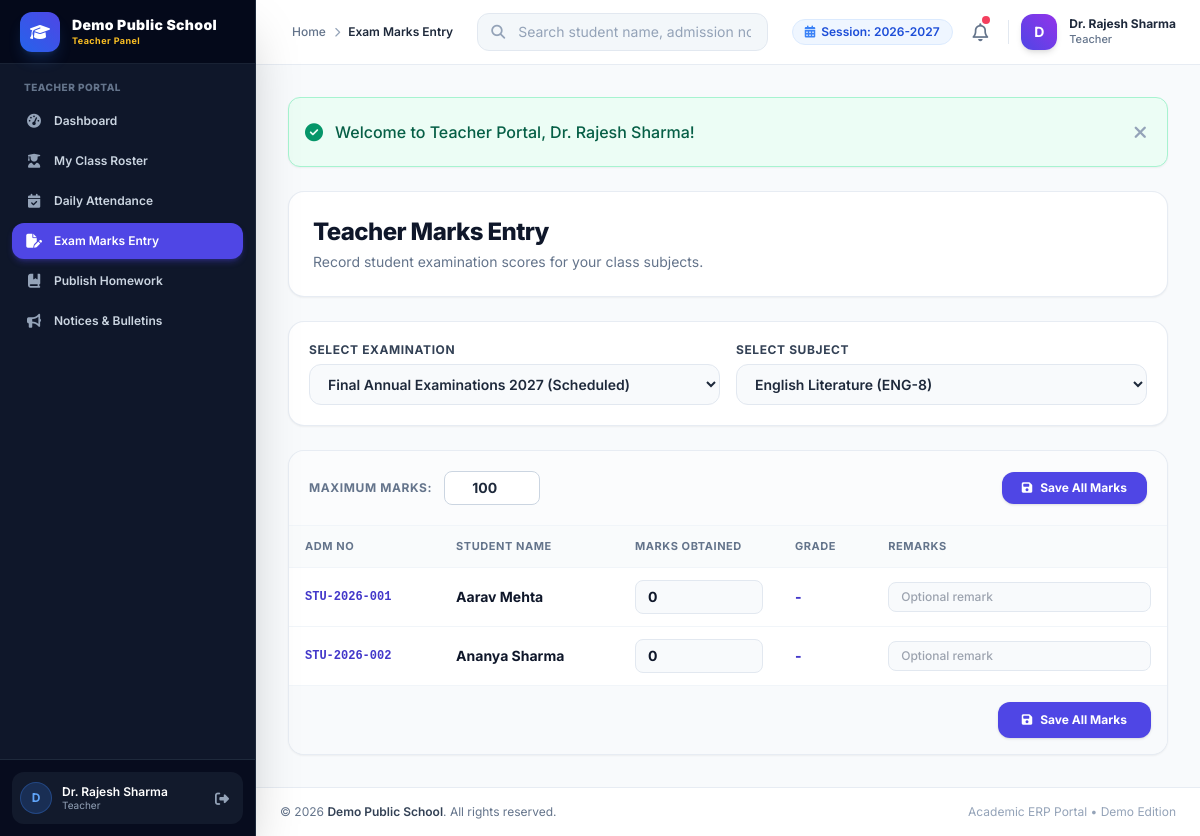
Screenshot of /teacher/exams/marks.php (signed in) with the database file from the repository.
### tables this page shows
CREATE TABLE `school_settings` (
  `id` INT AUTO_INCREMENT PRIMARY KEY,
  `setting_key` VARCHAR(100) NOT NULL UNIQUE,
  `setting_value` TEXT DEFAULT NULL,
  `updated_at` DATETIME DEFAULT CURRENT_TIMESTAMP ON UPDATE CURRENT_TIMESTAMP
);

CREATE TABLE `students` (
  `id` INT AUTO_INCREMENT PRIMARY KEY,
  `admission_no` VARCHAR(30) NOT NULL UNIQUE,
  `password` VARCHAR(255) DEFAULT NULL,
  `first_name` VARCHAR(50) NOT NULL,
  `last_name` VARCHAR(50) NOT NULL,
  `father_name` VARCHAR(100) NOT NULL,
  `mother_name` VARCHAR(100) NOT NULL,
  `dob` DATE NOT NULL,
  `gender` ENUM('Male', 'Female', 'Other') NOT NULL,
  `class_id` INT NOT NULL,
  `section` VARCHAR(20) NOT NULL,
  `mobile` VARCHAR(20) NOT NULL,
  `email` VARCHAR(100) DEFAULT NULL,
  `address` TEXT,
  `admission_date` DATE NOT NULL,
  `photo` VARCHAR(255) DEFAULT NULL,
  `status` ENUM('Active', 'Inactive', 'Graduated') DEFAULT 'Active',
  `created_at` DATETIME DEFAULT CURRENT_TIMESTAMP,
  `updated_at` DATETIME DEFAULT CURRENT_TIMESTAMP ON UPDATE CURRENT_TIMESTAMP,
  FOREIGN KEY (`class_id`) REFERENCES `classes`(`id`) ON DELETE CASCADE
);

### teacher/exams/marks.php (the view, shortened to what the rows shown need)
<?php
require_once __DIR__ . '/../../includes/auth.php';
$teacher_id_pk = get_logged_teacher_id();
$assigned_class = null;
if ($teacher_id_pk) {
    $c_stmt = $pdo->prepare("SELECT * FROM classes WHERE teacher_id = :tid LIMIT 1");
    $c_stmt->execute(['tid' => $teacher_id_pk]);
    $assigned_class = $c_stmt->fetch();
}
if ($assigned_class) {
    $class_id = $assigned_class['id'];
} else {
    $class_id = (int)($_GET['class_id'] ?? 1);
}
$exam_id = (int)($_GET['exam_id'] ?? 0);
$subject_id = (int)($_GET['subject_id'] ?? 0);
$exams = $pdo->query("SELECT * FROM examinations ORDER BY id DESC")->fetchAll();
if (!$exam_id && !empty($exams)) {
    $exam_id = $exams[0]['id'];
}
$subjects_stmt = $pdo->prepare("SELECT * FROM subjects WHERE class_id = :cid ORDER BY subject_name ASC");
$subjects_stmt->execute(['cid' => $class_id]);
$subjects = $subjects_stmt->fetchAll();
if (!$subject_id && !empty($subjects)) {
    $subject_id = $subjects[0]['id'];
}
$students_stmt = $pdo->prepare("SELECT s.*, m.marks_obtained, m.max_marks, m.grade, m.remarks
    FROM students s
    LEFT JOIN exam_marks m ON (s.id = m.student_id AND m.exam_id = :eid AND m.subject_id = :subid)
    WHERE s.class_id = :cid AND s.status = 'Active'
    ORDER BY s.first_name ASC");
$students_stmt->execute(['eid' => $exam_id, 'subid' => $subject_id, 'cid' => $class_id]);
$students = $students_stmt->fetchAll();
require_once __DIR__ . '/../../includes/header.php';
?>
<div class="space-y-6">
    <div class="flex flex-col md:flex-row md:items-center justify-between gap-4 bg-white p-6 rounded-2xl border border-slate-200/80 shadow-sm">
        <div>
            <h1 class="text-2xl font-extrabold text-slate-900 tracking-tight">Teacher Marks Entry</h1>
        </div>
    </div>
    <?php if ($exam_id && $subject_id): ?>
        <div class="bg-white rounded-2xl border border-slate-200/80 shadow-sm overflow-hidden">
            <form action="marks.php?exam_id=<?= $exam_id ?>&subject_id=<?= $subject_id ?>" method="POST">
                <div class="overflow-x-auto">
                    <table class="w-full text-left border-collapse">
                        <thead>
                            <tr class="bg-slate-50/80 border-b border-slate-100 text-[11px] font-bold text-slate-500 uppercase tracking-wider">
                                <th class="py-3 px-4">Adm No</th>
                                <th class="py-3 px-4">Student Name</th>
                                <th class="py-3 px-4 w-40">Marks Obtained</th>
                                <th class="py-3 px-4">Grade</th>
                                <th class="py-3 px-4">Remarks</th>
                            </tr>
                        </thead>
                        <tbody class="divide-y divide-slate-100 text-sm font-medium text-slate-700">
                            <?php if (empty($students)): ?>
                                <tr>
                                    <td colspan="5" class="py-8 text-center text-slate-400">No active students enrolled in this class.</td>
                                </tr>
                            <?php else: ?>
                                <?php foreach ($students as $s): ?>
                                    <tr class="hover:bg-slate-50/80 transition-colors">
                                        <td class="py-3 px-4 font-mono text-xs text-indigo-700 font-bold"><?= e($s['admission_no']) ?></td>
                                        <td class="py-3 px-4 font-bold text-slate-900"><?= e($s['first_name'] . ' ' . $s['last_name']) ?></td>
                                        <td class="py-3 px-4">
                                            <input type="number" step="0.5" min="0" max="100" name="marks[<?= $s['id'] ?>][obtained]" value="<?= $s['marks_obtained'] ?? '0' ?>" required
                                                class="w-full py-1.5 px-3 bg-slate-50 border border-slate-200 rounded-lg text-sm font-bold text-slate-900 focus:bg-white focus:outline-none focus:ring-2 focus:ring-indigo-500/20 focus:border-indigo-600">
                                        </td>
                                        <td class="py-3 px-4 font-extrabold text-indigo-700"><?= e($s['grade'] ?? '-') ?></td>
                                        <td class="py-3 px-4">
                                            <input type="text" name="marks[<?= $s['id'] ?>][remarks]" value="<?= e($s['remarks'] ?? '') ?>" placeholder="Optional remark"
                                                class="w-full py-1.5 px-3 bg-slate-50 border border-slate-200 rounded-lg text-xs font-medium text-slate-800 focus:bg-white focus:outline-none focus:ring-2 focus:ring-indigo-500/20 focus:border-indigo-600">
                                        </td>
                                    </tr>
                                <?php endforeach; ?>
                            <?php endif; ?>
                        </tbody>
                    </table>
                </div>
            </form>
        </div>
    <?php endif; ?>
</div>
<?php require_once __DIR__ . '/../../includes/footer.php'; ?>

### includes/sidebar.php (shortened to what the rows shown need)
<?php
if (is_admin()) {
    $dash_url = base_url('admin/dashboard.php');
    $role_badge = 'Admin Panel';
    $role_label = 'Administrator';
} elseif (is_accountant()) {
    $dash_url = base_url('admin/accounts/index.php');
    $role_badge = 'Accounts Dept';
    $role_label = 'Accountant';
} elseif (is_teacher()) {
    $dash_url = base_url('teacher/dashboard.php');
    $role_badge = 'Teacher Panel';
} else {
    $dash_url = base_url('student/dashboard.php');
    $role_badge = 'Student & Parent';
    $role_label = 'Student / Parent';
}
?>
<aside id="sidebar" class="fixed inset-y-0 left-0 z-50 w-64 bg-slate-900 text-slate-300 transform -translate-x-full md:translate-x-0 md:static md:inset-0 transition-transform duration-300 ease-in-out flex flex-col justify-between shadow-2xl border-r border-slate-800 no-print">
    <div>
        <div class="h-16 flex items-center justify-between px-5 bg-slate-950/80 border-b border-slate-800/80">
            <a href="<?= $dash_url ?>" class="flex items-center space-x-3 group">
                <div class="overflow-hidden">
                    <span class="font-black text-sm text-white tracking-wide block leading-tight truncate"><?= e(get_school_name()) ?></span>
                    <span class="text-[9px] text-amber-400 font-bold tracking-wider block truncate"><?= e($role_badge) ?></span>
                </div>
            </a>
        </div>
    </div>
</aside>

### includes/navbar.php (shortened to what the rows shown need)
<?php
$current_academic_session = get_school_setting('academic_session', '2026-2027');
?>
<header class="sticky top-0 z-30 bg-white/90 backdrop-blur-md border-b border-slate-200/80 no-print">
    <div class="flex items-center justify-between h-16 px-4 md:px-6">
        <div class="flex items-center space-x-3">
            <div class="hidden lg:flex items-center space-x-1.5 px-3 py-1 bg-blue-50 text-blue-700 rounded-full text-xs font-semibold border border-blue-100">
                <i class="fa-solid fa-calendar-days text-blue-500"></i>
                <span>Session: <?= e($current_academic_session) ?></span>
            </div>
        </div>
    </div>
</header>

### includes/footer.php (shortened to what the rows shown need)
            </main>
            <footer class="bg-white border-t border-slate-200/80 py-4 px-6 mt-auto text-center text-xs text-slate-500 flex flex-col sm:flex-row items-center justify-between no-print">
                <p>&copy; <?= date('Y') ?> <span class="font-semibold text-slate-700"><?= e(get_school_name()) ?></span>. All rights reserved.</p>
            </footer>
        </div>
    </div>
</body>
</html>

### rows the page displays
school_settings: setting_value "Demo Public School"
school_settings: setting_value "2026-2027"
students: admission_no "STU-2026-001", first_name+last_name "Aarav Mehta", marks_obtained "0", grade "-"
students: admission_no "STU-2026-002", first_name+last_name "Ananya Sharma", marks_obtained "0", grade "-"

### other values shown
$role_badge "Teacher Panel"
substr($_SESSION['full_name'] ?? 'U', 0, 1) "D"
$_SESSION['full_name'] "Dr. Rajesh Sharma"
$role_label "Teacher"
$page_title "Exam Marks Entry"
$nav_role_title "Teacher"
$flash['text'] "Welcome to Teacher Portal, Dr. Rajesh Sharma!"
form field exam_id "Final Annual Examinations 2027 (Scheduled)"
form field subject_id "English Literature (ENG-8)"
